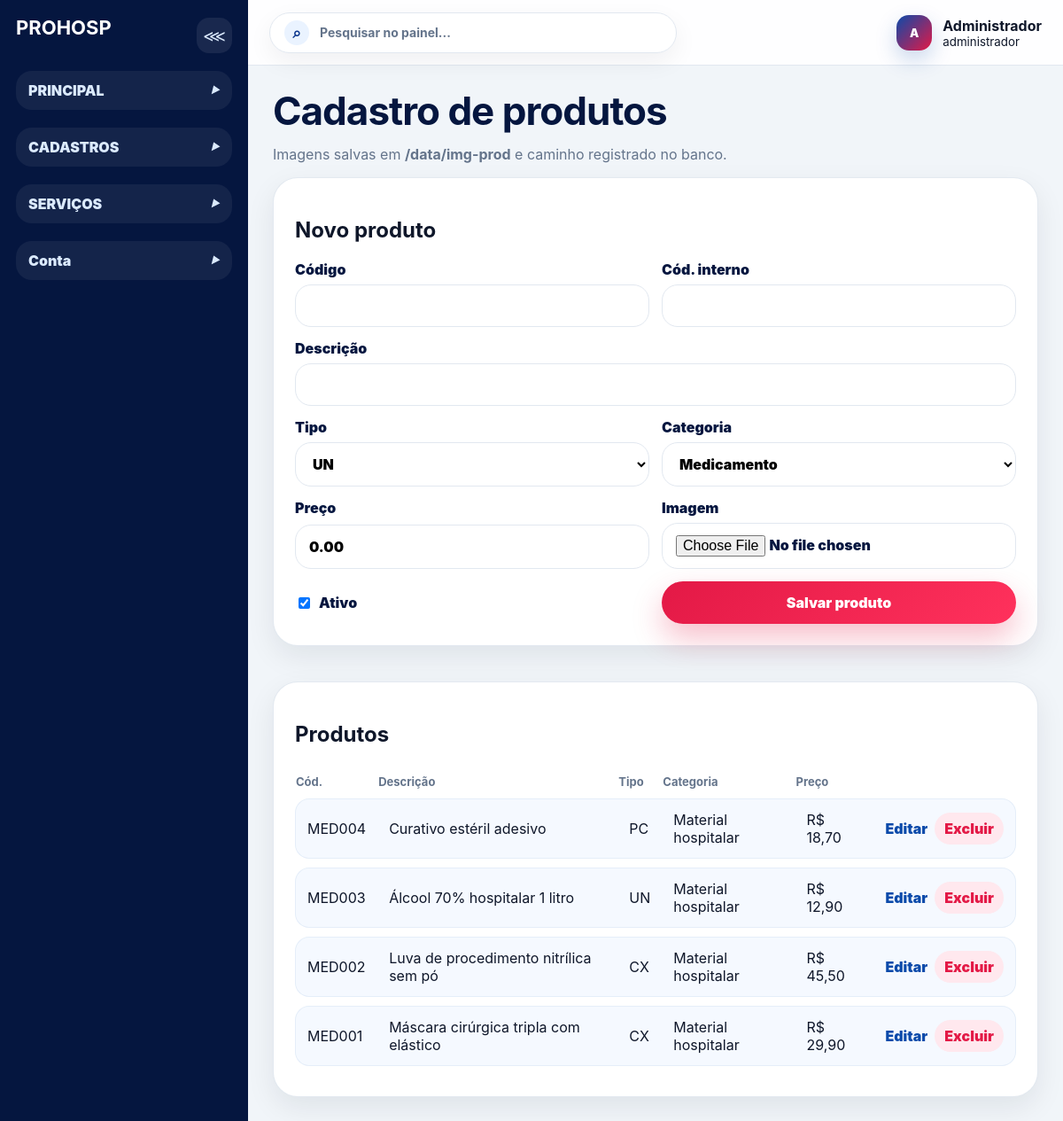
/admin/produtos.php (signed in), run on the app's committed database.
### tables this page shows
CREATE TABLE produtos (
  id INT AUTO_INCREMENT PRIMARY KEY,
  codigo VARCHAR(60) NOT NULL,
  codigo_interno VARCHAR(60) NOT NULL,
  descricao VARCHAR(255) NOT NULL,
  tipo ENUM('UN','CX','PC','BS') NOT NULL DEFAULT 'UN',
  categoria ENUM('Medicamento','Material hospitalar') NOT NULL DEFAULT 'Material hospitalar',
  preco DECIMAL(10,2) NOT NULL DEFAULT 0.00,
  imagem VARCHAR(255) NULL,
  ativo TINYINT(1) NOT NULL DEFAULT 1,
  criado_em DATETIME NULL,
  atualizado_em TIMESTAMP DEFAULT CURRENT_TIMESTAMP ON UPDATE CURRENT_TIMESTAMP,
  INDEX idx_produtos_codigo (codigo),
  INDEX idx_produtos_categoria (categoria)
);

### includes/funcoes.php (called while the page is built, shortened)
<?php
function e($valor): string {
    return htmlspecialchars((string)$valor, ENT_QUOTES, 'UTF-8');
}
function moeda($valor): string {
    return 'R$ ' . number_format((float)$valor, 2, ',', '.');
}

### admin/produtos.php (the view, shortened to what this page needs)
<?php require_once __DIR__ . '/includes/admin-header.php';
$editar=null; if(isset($_GET['editar'])) { $st=$pdo->prepare('SELECT * FROM produtos WHERE id=?'); $st->execute([$_GET['editar']]); $editar=$st->fetch(); }
$produtos=$pdo->query('SELECT * FROM produtos ORDER BY id DESC')->fetchAll();
$tipos=['UN','CX','PC','BS']; $cats=['Medicamento','Material hospitalar'];
?>
<h1>Cadastro de produtos</h1><p class="muted">Imagens salvas em <b>/data/img-prod</b> e caminho registrado no banco.</p>
<div class="grid-2"><section class="panel"><h2><?= $editar?'Editar':'Novo' ?> produto</h2><form method="post" enctype="multipart/form-data" class="form-grid"><input type="hidden" name="csrf_token" value="<?= csrf_token() ?>"><input type="hidden" name="id" value="<?= e($editar['id']??'') ?>"><label>Código<input name="codigo" required value="<?= e($editar['codigo']??'') ?>"></label><label>Cód. interno<input name="codigo_interno" required value="<?= e($editar['codigo_interno']??'') ?>"></label><label class="wide">Descrição<input name="descricao" required value="<?= e($editar['descricao']??'') ?>"></label><label>Tipo<select name="tipo"><?php foreach($tipos as $t): ?><option <?= ($editar['tipo']??'')===$t?'selected':'' ?>><?= $t ?></option><?php endforeach; ?></select></label><label>Categoria<select name="categoria"><?php foreach($cats as $c): ?><option <?= ($editar['categoria']??'')===$c?'selected':'' ?>><?= $c ?></option><?php endforeach; ?></select></label><label>Preço<input type="number" step="0.01" name="preco" value="<?= e($editar['preco']??'0.00') ?>"></label><label>Imagem<input type="file" name="imagem" accept=".jpg,.jpeg,.png,.webp,.svg"></label><label class="check"><input type="checkbox" name="ativo" <?= ($editar['ativo']??1)?'checked':'' ?>> Ativo</label><button class="btn primary">Salvar produto</button></form></section><section class="panel"><h2>Produtos</h2><div class="table-wrap"><table><thead><tr><th>Cód.</th><th>Descrição</th><th>Tipo</th><th>Categoria</th><th>Preço</th><th></th></tr></thead><tbody><?php foreach($produtos as $p): ?><tr><td><?= e($p['codigo']) ?></td><td><?= e($p['descricao']) ?></td><td><?= e($p['tipo']) ?></td><td><?= e($p['categoria']) ?></td><td><?= moeda($p['preco']) ?></td><td><a href="?editar=<?= (int)$p['id'] ?>">Editar</a><form method="post" class="inline"><input type="hidden" name="csrf_token" value="<?= csrf_token() ?>"><input type="hidden" name="id" value="<?= (int)$p['id'] ?>"><button name="excluir">Excluir</button></form></td></tr><?php endforeach; ?></tbody></table></div></section></div>
<?php require_once __DIR__ . '/includes/admin-footer.php'; ?>

### assets/css/style.css (style rules this page uses)
:root { --blue-950:#05163f;--blue-900:#eff2f6;--blue-800:#0a358c;--blue-700:#0b4aaa;--blue-600:#1167e8;--blue-100:#eaf3ff;--blue-50:#f5f9ff;--red-600:#e31946;--red-500:#ff315c;--red-100:#ffe8ee;--white:#fff;--slate-950:#0f172a;--slate-700:#334155;--slate-500:#64748b;--slate-200:#e2e8f0;--slate-100:#f1f5f9;--radius-xl:28px;--radius-lg:22px;--radius-md:16px;--shadow:0 22px 55px rgba(8,35,95,.14);--soft:0 12px 32px rgba(15,23,42,.08) }
* { box-sizing:border-box }
body { margin:0;font-family:Inter,Arial,Helvetica,sans-serif;background:linear-gradient(180deg,#f8fbff 0,#eef4fb 100%);color:var(--slate-950) }
a { text-decoration:none;color:inherit }
.btn { border:0;border-radius:999px;padding:14px 22px;font-weight:900;display:inline-flex;align-items:center;justify-content:center;cursor:pointer }
.btn.primary { background:linear-gradient(135deg,var(--red-600),var(--red-500));color:#fff;box-shadow:0 16px 34px rgba(227,25,70,.28) }
.section-head h2,h1 { font-size:clamp(30px,4vw,44px);line-height:1.05;margin:0;color:var(--blue-950);letter-spacing:-1px }
.product-card,.panel,.login-card,.metric { background:#fff;border:1px solid rgba(226,232,240,.95);border-radius:var(--radius-xl);box-shadow:var(--soft) }
.muted { color:var(--slate-500) }
.login-card label,.form-grid label { display:grid;gap:7px;color:var(--blue-950);font-weight:900 }
.login-card input,.form-grid input,.form-grid select,.form-grid textarea { width:100%;border:1px solid var(--slate-200);border-radius:18px;padding:13px 15px;font:inherit;background:#fff;outline:0 }
.login-card form,.form-grid { display:grid;gap:14px }
.admin-body { display:flex;min-height:100vh;background:var(--slate-100) }
.panel { padding:24px;margin-bottom:20px }
.grid-2 { display:grid;grid-template-columns:minmax(320px,.85fr) 1.15fr;gap:20px }
.form-grid { grid-template-columns:repeat(2,1fr) }
.form-grid .wide { grid-column:1/-1 }
.check { display:flex!important;align-items:center;gap:8px }
.check input { width:auto!important }
.table-wrap { overflow:auto }
table { width:100%;border-collapse:separate;border-spacing:0 10px;min-width:680px }
th { text-align:left;color:var(--slate-500);font-size:13px }
td { background:var(--blue-50);padding:13px;border-top:1px solid #e5eef9;border-bottom:1px solid #e5eef9 }
td:first-child { border-left:1px solid #e5eef9;border-radius:16px 0 0 16px }
td:last-child { border-right:1px solid #e5eef9;border-radius:0 16px 16px 0 }
td a { color:var(--blue-700);font-weight:900;margin-right:8px }
button { font:inherit }
.inline { display:inline }
.inline button,td button { border:0;background:var(--red-100);color:var(--red-600);font-weight:900;border-radius:999px;padding:8px 11px;cursor:pointer }
body.admin-body .admin-cards, body.admin-body .grid-2, body.admin-body .quick-grid { grid-template-columns:1fr }

### data on the page
produtos: codigo "MED004", descricao "Curativo estéril adesivo", tipo "PC", categoria "Material hospitalar", preco "R$ 18,70"
produtos: codigo "MED003", descricao "Álcool 70% hospitalar 1 litro", tipo "UN", categoria "Material hospitalar", preco "R$ 12,90"
produtos: codigo "MED002", descricao "Luva de procedimento nitrílica sem pó", tipo "CX", categoria "Material hospitalar", preco "R$ 45,50"
produtos: codigo "MED001", descricao "Máscara cirúrgica tripla com elástico", tipo "CX", categoria "Material hospitalar", preco "R$ 29,90"

### other printed values
substr($u['nome'] ?? 'U', 0, 1) "A"
$u['nome'] "Administrador"
$u['perfil'] "administrador"
form field tipo "UN"
form field categoria "Medicamento"
